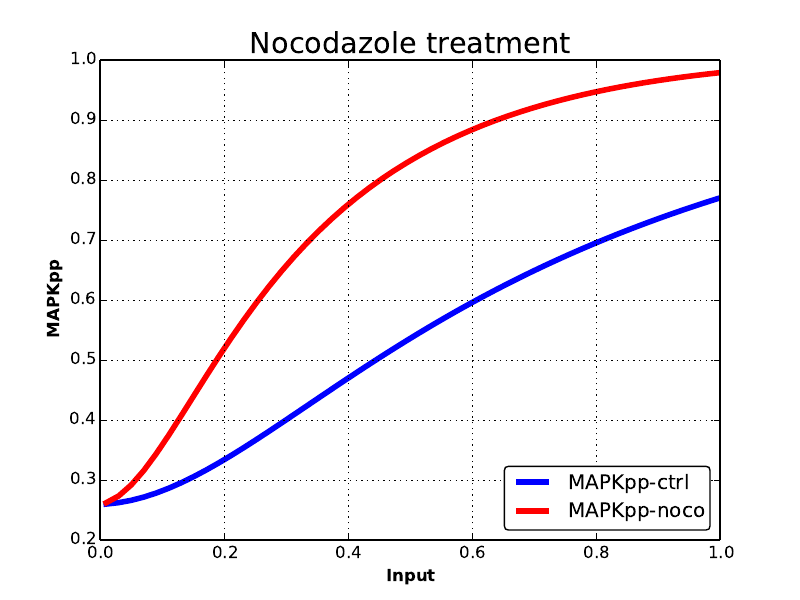

The Python source for this figure:
from BetaArrestin import *
from FigDisplay import *

mapkpp = pd.read_csv( 'noco.csv' )
mapkpp = mapkpp.set_index( ['name', 'Input'] )

displayfig()

fig, ax = genfig()

ax.plot( mapkpp.loc['ctrl'].index , mapkpp.loc['ctrl'] , color='blue', label='MAPKpp-ctrl' )
ax.plot( mapkpp.loc['noco'].index , mapkpp.loc['noco'] , color='red' , label='MAPKpp-noco' )

ax.set_title('Nocodazole treatment')
ax.set_ylabel('MAPKpp')
ax.set_xlabel('Input')
ax.legend(loc='lower right')
showfig()
fig.savefig( "noco.pdf", transparent=True )
